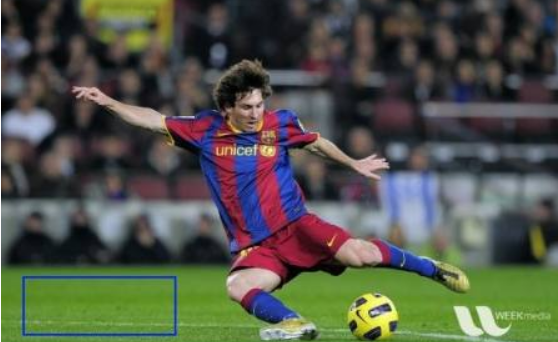
#> input picture practice/img/messi6.jpg, 558 x 342 px, found by its file name
$ python TemplateMatching.py
#> lines starting #> are read from the running program, lines starting #| are printed output that depends on the picture
import cv2 as cv
import numpy as np
import matplotlib.pyplot as plt

img = cv.imread('LearnOpenCV/img/messi6.jpg', 0)
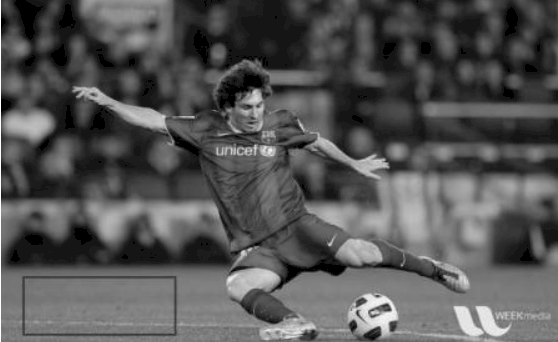
#> img: shape (342, 558); min 0, max 255, mean 84.7
img2 = img.copy()
template = cv.imread('LearnOpenCV/img/template.jpg', 0)
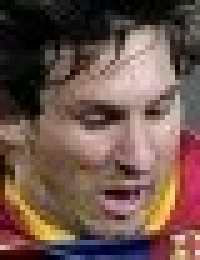
#> input picture practice/img/template.jpg, 40 x 52 px, found by its file name (shown 5 times larger)
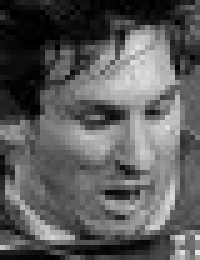
#> template: shape (52, 40) (shown 5 times larger); min 0, max 229, mean 91
h, w = template.shape
#> h = 52; w = 40

methods = ['cv.TM_CCOEFF', 'cv.TM_CCOEFF_NORMED', 'cv.TM_CCORR',
            'cv.TM_CCORR_NORMED', 'cv.TM_SQDIFF', 'cv.TM_SQDIFF_NORMED']

for meth in methods:
    img = img2.copy()
    method = eval(meth)

    # Apply template Matching
    res = cv.matchTemplate(img, template, method)
    min_val, max_val, min_loc, max_loc = cv.minMaxLoc(res)

    if method in [cv.TM_SQDIFF, cv.TM_SQDIFF_NORMED]:
        top_left = min_loc
    else:
        top_left = max_loc

    bottom_right = (top_left[0] + w, top_left[1] + h)

    cv.rectangle(img, top_left, bottom_right, 255, 2)

    plt.subplot(121),plt.imshow(res,cmap = 'gray')
    plt.title('Matching Result'), plt.xticks([]), plt.yticks([])
    plt.subplot(122),plt.imshow(img,cmap = 'gray')
    plt.title('Detected Point'), plt.xticks([]), plt.yticks([])
    plt.suptitle(meth)
    plt.show()
#> this loop made 6 passes
#> (min_val, max_val, min_loc, top_left, bottom_right) on passes 1 to 4: (-3537700.5, 6291527, (104, 218), (227, 84), (267, 136)), (-0.689, 0.943, (55, 217), (227, 84), (267, 136)), (4288915.5, 33446690, (246, 0), (456, 290), (496, 342)), (0.44, 0.984, (54, 216), (227, 84), (267, 136))
#> (min_val, max_val, max_loc, top_left, bottom_right) on passes 5 to 6: (789250, 23241798, (362, 290), (227, 84), (267, 136)), (0.0324, 1, (0, 0), (227, 84), (267, 136))
#> pass 1, `res = cv.matchTemplate(img, template, method)`:
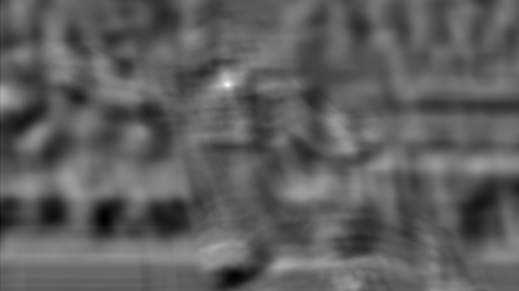
#> res: shape (291, 519) float32; min -3537700.5, max 6291527, mean 107034.4; drawn with min black and max white
#> pass 1, `plt.show()`:
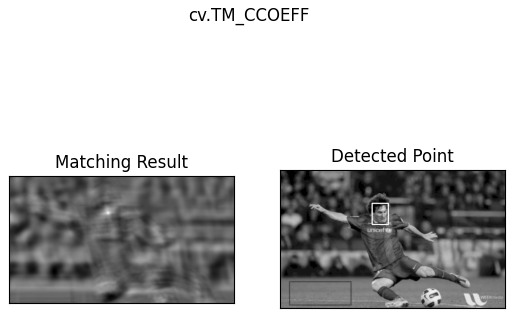
#> figure drawn by matplotlib, 2 panels
#> pass 3, `res = cv.matchTemplate(img, template, method)`:
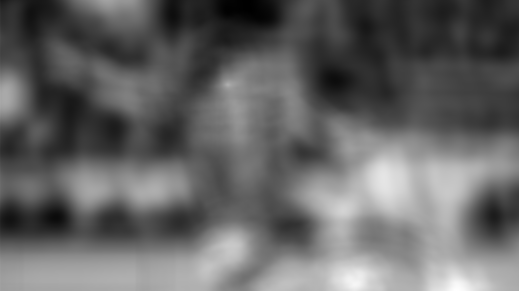
#> res: shape (291, 519) float32; min 4288915.5, max 33446690, mean 15833710; drawn with min black and max white
#> after the loop:
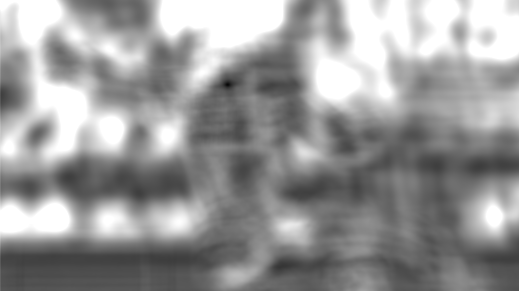
#> res: shape (291, 519) float32; min 0.0324, max 1, mean 0.599
